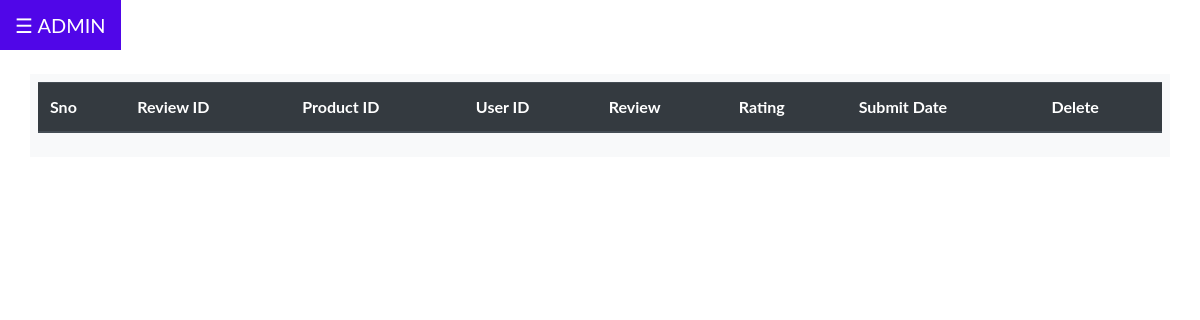
Before: /admin/manage_review.php with the older database file.
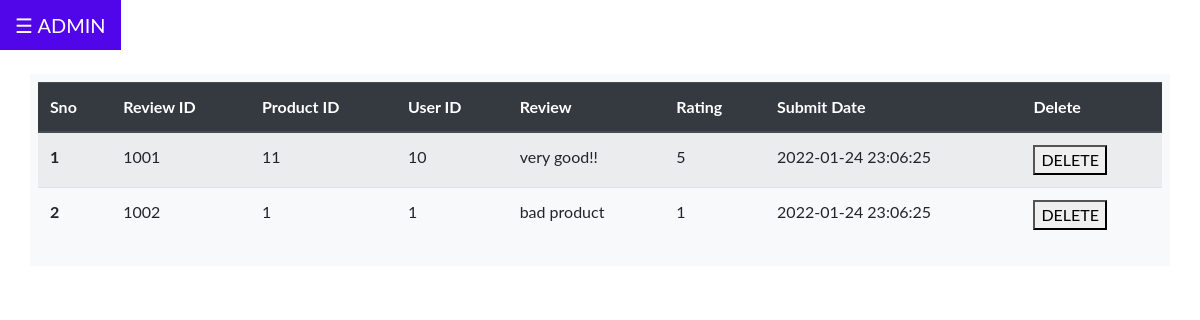
After: the same page with the newer database file.
### tables this page shows
CREATE TABLE `reviews` (
  `review_id` int(11) NOT NULL,
  `item_id` int(11) NOT NULL,
  `userid` int(11) NOT NULL,
  `content` text NOT NULL,
  `rating` tinyint(1) NOT NULL,
  `submit_date` datetime NOT NULL DEFAULT current_timestamp()
);

### admin/manage_review.php (the view, shortened to what this page needs)
<?php include 'dashboard_home.php';
include '../partials/connection.php';
$sql = "SELECT * FROM reviews ORDER BY submit_date DESC ";
$result = $conn->query($sql);
$counter = 0;
?>
<!DOCTYPE html>
<html lang="en">
<head>
</head>
<body>
<div class="container p-2 my-4 bg-light text-white">
<form method="POST">
<table class="table table-striped">
  <thead class="thead-dark">
    <tr>
      <th scope="col">Sno</th>
      <th scope="col">Review ID</th>
      <th scope="col">Product ID</th>
      <th scope="col">User ID</th>
      <th scope="col">Review</th>
      <th scope="col">Rating</th>
      <th scope="col">Submit Date</th>
      <th scope="col">Delete</th>
    </tr>
  </thead>
  <tbody>
  <?php
                while($rows=$result->fetch_assoc())
                {
             ?>
    <tr>
      <th scope="row"><?php echo ++$counter;?></th>
      <td><?php echo $rows['review_id'];?></td>
      <td><?php echo $rows['item_id'];?></td>
      <td><?php echo $rows['userid'];?></td>
      <td><?php echo $rows['content'];?></td>
      <td><?php echo $rows['rating'];?></td>
      <td><?php echo $rows['submit_date'];?></td>
      <?php echo '<td><button type="submit" name="Delete" value="'.$rows['review_id'].'">DELETE</button></td>';?>
    </tr>
    <?php }
    ?>
  </tbody>
</table>
</div>
</body>
</html>

### admin/dashboard_home.php (shortened to what this page needs)
<!DOCTYPE html>
<html>
<head>
<link rel="stylesheet" href="https://cdn.jsdelivr.net/npm/bootstrap@4.6.1/dist/css/bootstrap.min.css">
</head>
<body>
<div id="main">
  <button class="openbtn" onclick="openNav()">☰ ADMIN</button>
</div>
</body>
</html>

### admin/dashboard_home.php (style rules this page uses)
body { font-family: "Lato", sans-serif; }
.openbtn { font-size: 20px; cursor: pointer; background-color: #5006e8; color: white; padding: 10px 15px; border: none; }

Changed rows visible on the page:
added reviews: review_id "1001", item "11", userid "10", content "very good!!", rating "5", submit_date "2022-01-24 23:06:25"
added reviews: review_id "1002", item "1", userid "1", content "bad product", rating "1", submit_date "2022-01-24 23:06:25"
